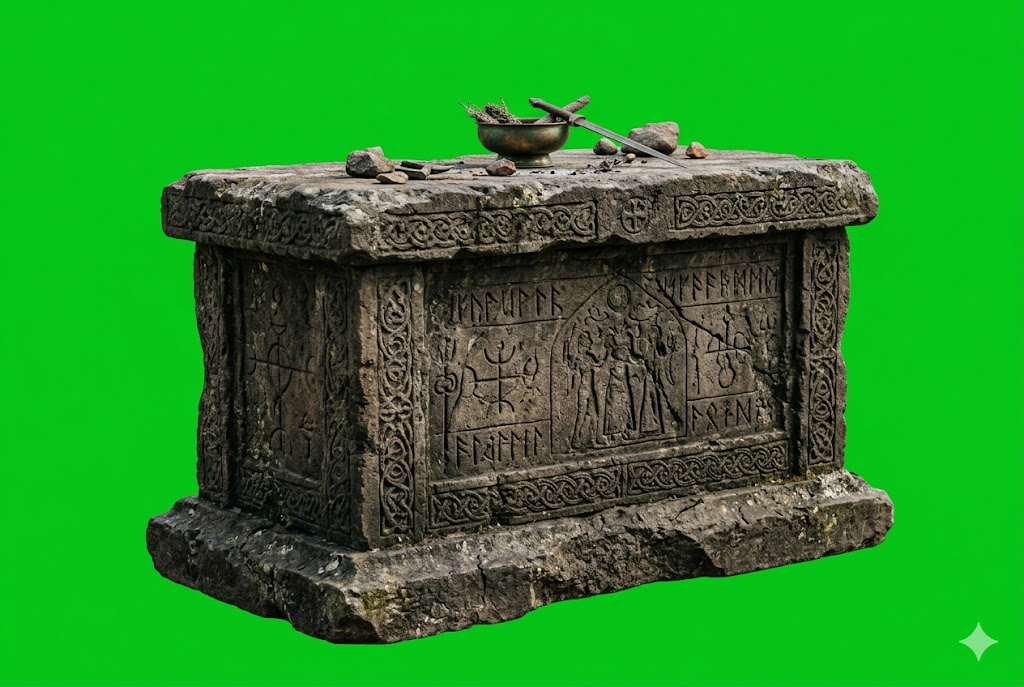
#> input picture scenery/altar_stone.png, 1024 x 687 px; its folder holds only this picture in this run
$ python flatten_scenery_chroma.py
#> lines starting #> are read from the running program, lines starting #| are printed output that depends on the picture
"""Flatten the green background of every scenery PNG to exact #00B140.

Problem: Nano Banana (v1 and v2) sometimes renders "studio-lit" green —
a lighter green in the center fading to darker green / near-black at the
edges. That vignette breaks chroma-key: the darker-edge pixels won't be
keyed out the same way as center pixels, so a dark halo survives compositing.

Fix: deterministic pixel pass. For every pixel, if it is clearly
green-dominant (G well above R and B), clamp it to exactly (0, 177, 64)
= #00B140. Prop pixels (never green-dominant) are untouched.

Runs AFTER rebackground_scenery_v2.py. Overwrites assets/scenery/*.png.
Originals are already preserved in assets/scenery/_orig_backup/ and the
last Nano Banana output is preserved in assets/scenery/_v2_backup/ (this
script writes there on first touch).
"""
import sys
from pathlib import Path

sys.stdout.reconfigure(encoding="utf-8", errors="replace")

from PIL import Image  # noqa: E402

PROJECT = Path(__file__).resolve().parent.parent
SCENERY = PROJECT / "assets" / "scenery"
V2_BACKUP = SCENERY / "_v2_backup"
V2_BACKUP.mkdir(exist_ok=True)

# Pure green target
TARGET = (0, 177, 64)

# Classification thresholds.
# A pixel is "green-dominant background" if:
#   G - max(R, B) >= GREEN_LEAD   (green clearly leads)
#   AND G >= MIN_G                (not nearly-black)
# Tuned to catch both bright center (#00C04A ish) and dark edges (#002010 ish)
# while NOT catching muddy green-brown jeep paint (where R and B are close to G).
GREEN_LEAD = 15     # G must exceed the stronger of R/B by at least this much
MIN_G = 25          # below this, it's basically black — leave alone (edge case)


def flatten(path: Path) -> tuple[int, int]:
    """Return (changed_px, total_px)."""
    img = Image.open(path).convert("RGBA")
    px = img.load()
    w, h = img.size
#> w = 1024; h = 687
    changed = 0
    total = w * h
#> total = 703488
    tr, tg, tb = TARGET
    for y in range(h):
        for x in range(w):
            r, g, b, a = px[x, y]
            if a == 0:
                continue
            lead = g - max(r, b)
            if lead >= GREEN_LEAD and g >= MIN_G:
                px[x, y] = (tr, tg, tb, a)
                changed += 1
#> after the loop, changed = 400959
    img.save(path, "PNG")
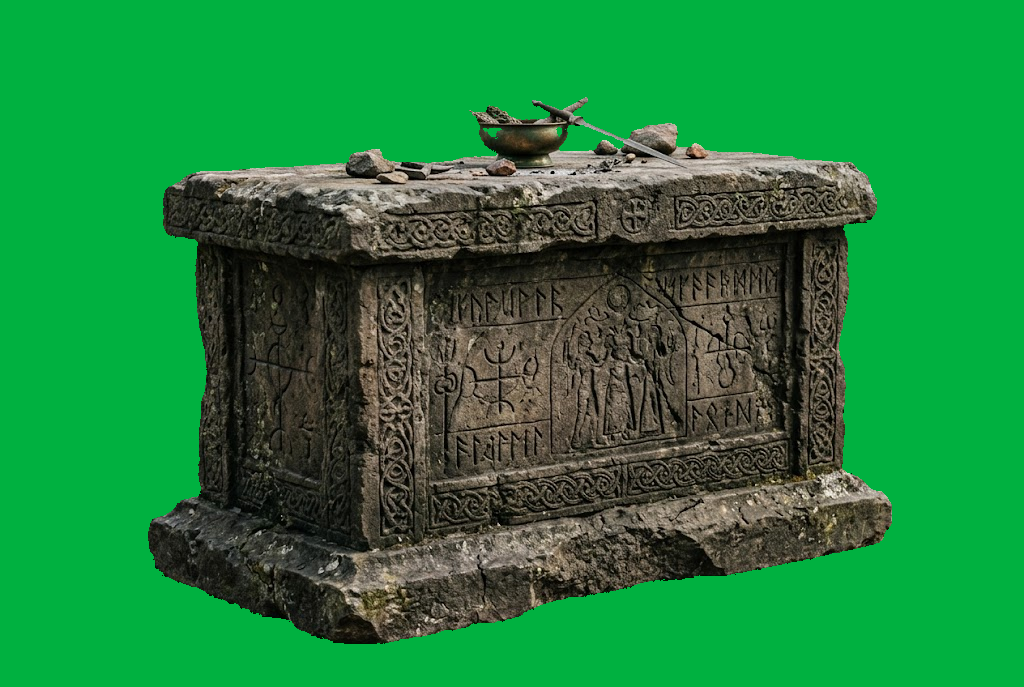
#> saved as altar_stone.png: PIL image 1024x687 RGBA; mean R, G, B, A 31.4, 130.4, 60.8, 255
    return changed, total


def main():
    files = sorted(SCENERY.glob("*.png"))
    print(f"Flatten chroma: {len(files)} scenery PNGs")
    print(f"Target: rgb{TARGET} = #00B140")
    print(f"Rule: pixel is bg if G - max(R,B) >= {GREEN_LEAD} and G >= {MIN_G}")
    print("-" * 60)

    for i, path in enumerate(files, 1):
        # Back up the Nano Banana output before we overwrite
        backup = V2_BACKUP / path.name
        if not backup.exists():
            backup.write_bytes(path.read_bytes())

        changed, total = flatten(path)
#> changed = 400959; total = 703488
        pct = 100.0 * changed / total
#> pct = 57
        print(f"[{i:02}/{len(files)}] {path.name}: "
              f"{changed:,}/{total:,} px flattened ({pct:.1f}%)")
#| [01/1] altar_stone.png: 400,959/703,488 px flattened (57.0%)

    print("\n" + "=" * 60)
    print("CHROMA FLATTEN COMPLETE")
    print(f"Originals:     {SCENERY / '_orig_backup'}")
    print(f"Nano v2 out:   {V2_BACKUP}")
    print(f"Final (flat):  {SCENERY}")


if __name__ == "__main__":
    main()
